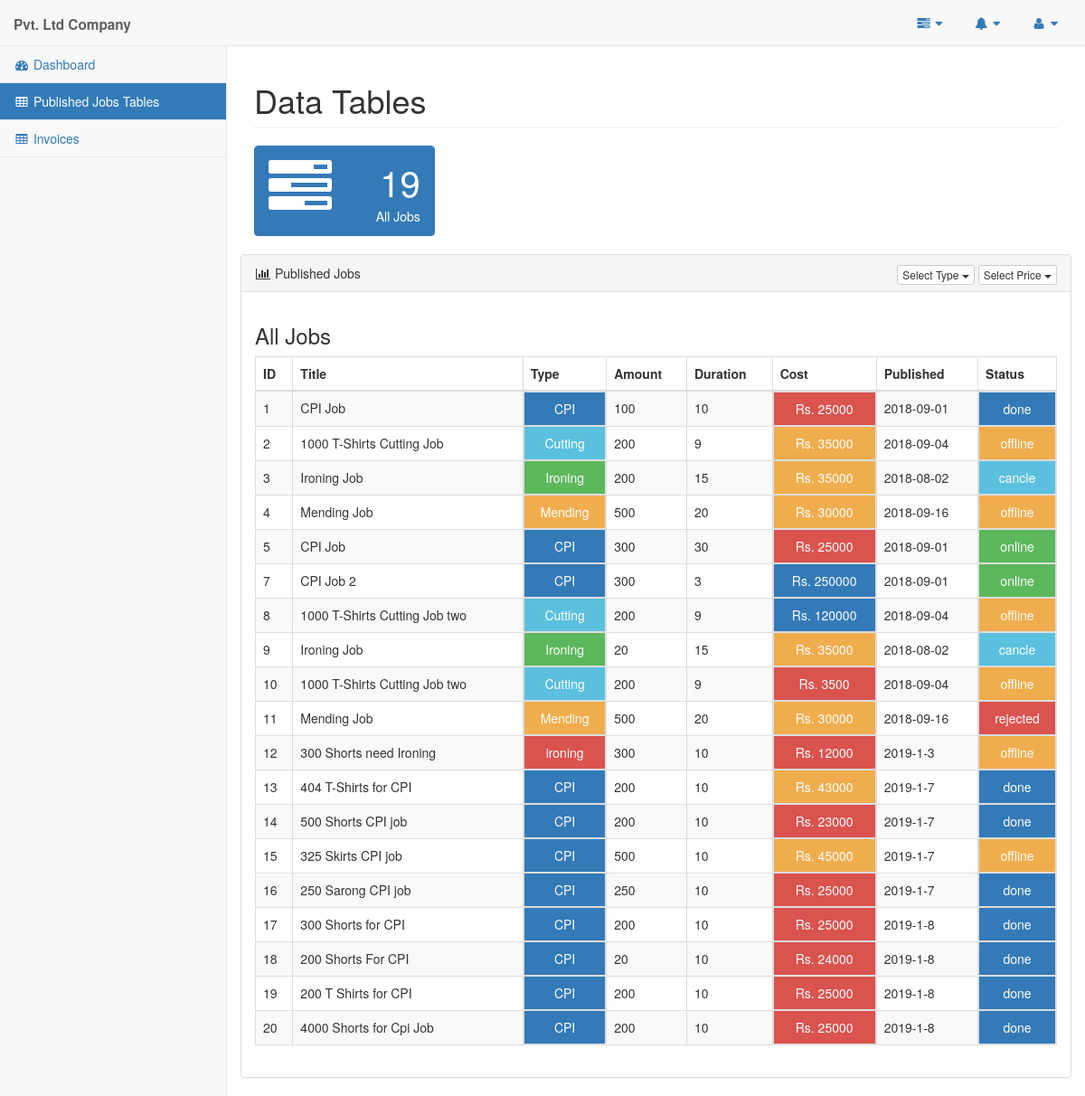
The app's page /pages/company_tables.php, older data.
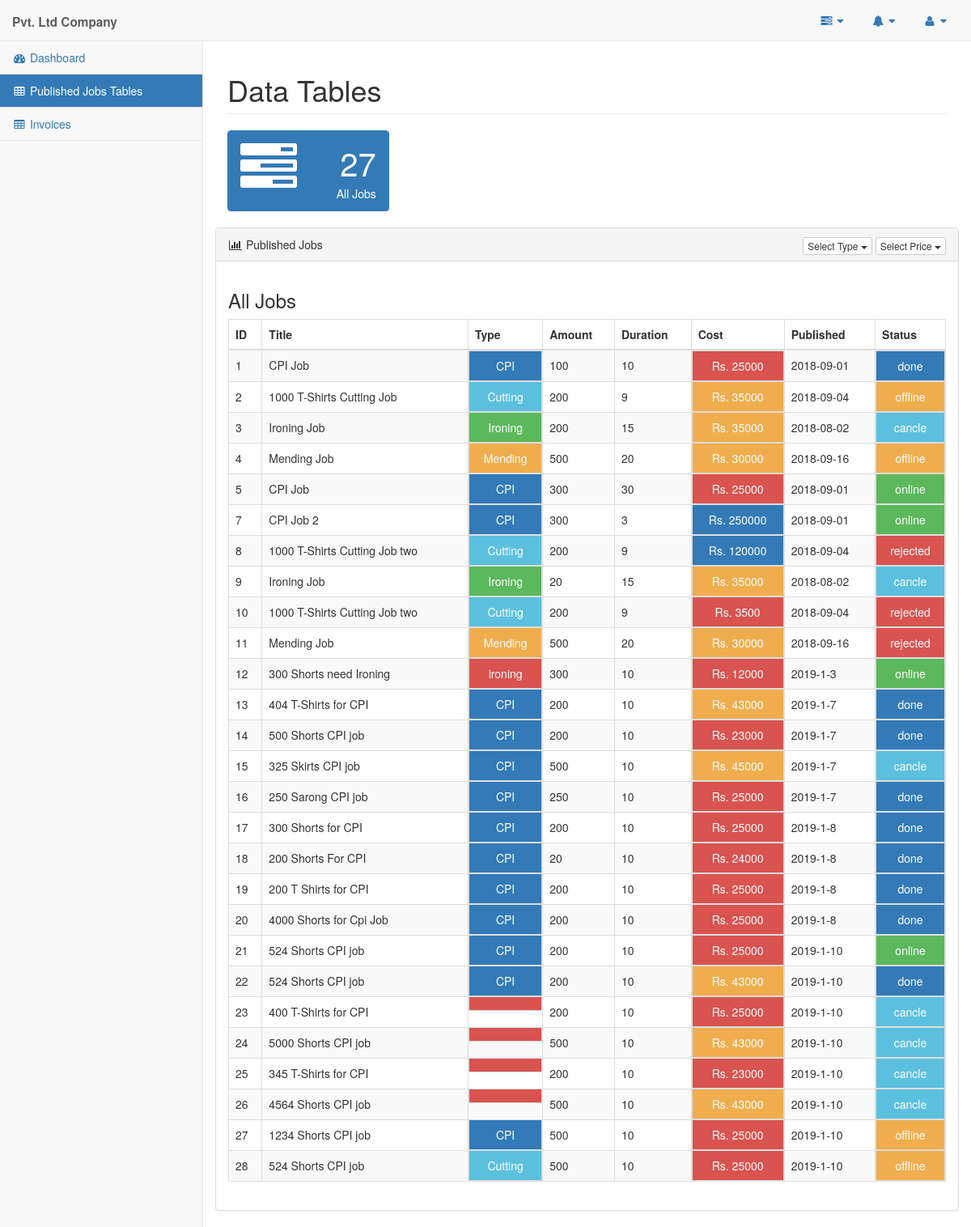
The same page, newer data.
### tables this page shows
CREATE TABLE `company_job` (
  `jobID` int(11) NOT NULL,
  `jobTitle` varchar(45) DEFAULT NULL,
  `jobType` varchar(45) DEFAULT NULL,
  `jobAmount` varchar(45) DEFAULT NULL,
  `jobPeriod` varchar(45) DEFAULT NULL,
  `jobPrice` int(45) DEFAULT NULL,
  `jobDate` varchar(45) DEFAULT NULL,
  `jobStatus` varchar(45) DEFAULT NULL,
  `comID` varchar(10) NOT NULL,
  `supID` varchar(45) NOT NULL
);

### pages/query_boxes/company_all_published_jobs.php (the view)
<?php
    $queryJob="SELECT * FROM company_job";
    $resultJob=mysqli_query($conn,$queryJob);
    if(mysqli_num_rows($resultJob)>0){
        while($rowJob=mysqli_fetch_assoc($resultJob)){
            $status="danger";
            if($rowJob['jobStatus']=="offline"){
                $status="warning";
            }else if($rowJob['jobStatus']=="online"){
                $status="success";
            }else if($rowJob['jobStatus']=="cancle"){
                $status="info";
            }else if($rowJob['jobStatus']=="rejected"){
                $status="danger";
            }else if($rowJob['jobStatus']=="done"){
                $status="primary";
            }
            $cost="danger";
            if($rowJob['jobPrice']>100000){
                $cost="primary";
            }else if($rowJob['jobPrice']>75000){
                $cost="info";
            }else if($rowJob['jobPrice']>50000){
                $cost="success";
            }else if($rowJob['jobPrice']>25000){
                $cost="warning";
            }
            $type="danger";
            if($rowJob['jobType']=="CPI"){
                $type="primary";
            }else if($rowJob['jobType']=="Cutting"){
                $type="info";
            }else if($rowJob['jobType']=="Ironing"){
                $type="success";
            }else if($rowJob['jobType']=="Mending"){
                $type="warning";
            }
            echo "<tr>
                    <td>".$rowJob['jobID']."</td>
                    <td>".$rowJob['jobTitle']."</td>
                    <td class='btn btn-$type' style='width:100%;border-radius:0'>".$rowJob['jobType']."</td>
                    <td>".$rowJob['jobAmount']."</td>
                    <td>".$rowJob['jobPeriod']."</td>
                    <td class='btn btn-$cost' style='width:100%;border-radius:0'>Rs. ".$rowJob['jobPrice']."</td>
                    <td>".$rowJob['jobDate']."</td>
                    <td class='btn btn-$status' style='width:100%;border-radius:0'>".$rowJob['jobStatus']."</td>
                </tr>";
        }
    }
?>

### pages/company_tables.php (shortened to what this page needs)
<!DOCTYPE html>
<html lang="en">
<head>
    <link href="vendor/bootstrap/css/bootstrap.min.css" rel="stylesheet">
    <link href="vendor/metisMenu/metisMenu.min.css" rel="stylesheet">
    <link href="../dist/css/sb-admin-2.css" rel="stylesheet">
    <link href="vendor/morrisjs/morris.css" rel="stylesheet">
    <link href="vendor/font-awesome/css/font-awesome.min.css" rel="stylesheet" type="text/css">
</head>
<body>
    <div id="wrapper">
        <nav class="navbar navbar-default navbar-static-top" role="navigation" style="margin-bottom: 0">
            <div class="navbar-header">
                <a class="navbar-brand" href="#"><strong><?=$_SESSION['userName']?><Small> Pvt. Ltd Company</Small></strong></a>
            </div>
            <ul class="nav navbar-top-links navbar-right">
                <li class="dropdown">
                    <a class="dropdown-toggle" data-toggle="dropdown" href="#">
                        <i class="fa fa-tasks fa-fw"></i> <i class="fa fa-caret-down"></i>
                    </a>
                </li>
                <li class="dropdown">
                    <a class="dropdown-toggle" data-toggle="dropdown" href="#">
                    <span class id="count" ></span><i class="fa fa-bell fa-fw"></i> <i class="fa fa-caret-down"></i>
                    </a>
                </li>
                <li class="dropdown">
                    <a class="dropdown-toggle" data-toggle="dropdown" href="#">
                        <i class="fa fa-user fa-fw"></i> <i class="fa fa-caret-down"></i>
                    </a>
                </li>
            </ul>
            <div class="navbar-default sidebar" role="navigation">
                <div class="sidebar-nav navbar-collapse">
                    <ul class="nav" id="side-menu">
                        <li>
                            <a href="./company.php"><i class="fa fa-dashboard fa-fw"></i> Dashboard</a>
                        </li>
                        <li class="bg-primary">
                            <a style="color:white" href="#"><i class="fa fa-table fa-fw"></i> Published Jobs Tables</a>
                        </li>
                        <li>
                            <a href="./company_invoices.php"><i class="fa fa-table fa-fw"></i> Invoices</a>
                        </li>
                    </ul>
                </div>
            </div>
        </nav>
        <div id="page-wrapper">
            <div class="row">
                <div class="col-lg-12">
                    <h1 class="page-header">Data Tables</h1>
                </div>
            </div>
           <div class="row">
                <div class="col-lg-3 col-md-6">
                    <div class="panel panel-primary" >
                        <div class="panel-heading">
                            <div class="row">
                                <div class="col-xs-3">
                                    <i class="fa fa-tasks fa-5x"></i>
                                </div>
                                <div class="col-xs-9 text-right">
                                    <div class="huge">
                                    <?php
                                        require_once '../db_config/config.php';
                                        require_once './query_boxes/company_all_jobs_count.php';
                                    ?>  </div>
                                    <div>All Jobs</div>
                                </div>
                            </div>
                        </div>
                    </div>
                </div>
            </div>
             <div class="row">
            <div id="published" class="row">
                <div class="col-lg-12">
                    <div class="panel panel-default">
                       <div class="panel-heading">
                            <i class="fa fa-bar-chart-o fa-fw"></i> Published Jobs
                            <div class="pull-right">
                                <div class="btn-group">
                                    <button type="button" class="btn btn-default btn-xs dropdown-toggle" data-toggle="dropdown">
                                        Select Type
                                        <span class="caret"></span>
                                    </button>
                                </div>
                                <div class="btn-group">
                                    <button type="button" class="btn btn-default btn-xs dropdown-toggle" data-toggle="dropdown">
                                        Select Price
                                        <span class="caret"></span>
                                    </button>
                                </div>
                            </div>
                        </div>
                        <div class="panel-body" id="all">
                            <div class="row">
                                <div class="col-lg-12">
                                    <h3>All Jobs</h3>
                                    <div class="table-responsive">
                                        <table class="table table-bordered table-hover table-striped">
                                            <thead>
                                                <tr>
                                                    <th>ID</th>
                                                    <th>Title</th>
                                                    <th>Type</th>
                                                    <th>Amount</th>
                                                    <th>Duration</th>
                                                    <th>Cost</th>
                                                    <th>Published</th>
                                                    <th>Status</th>
                                                </tr>
                                            </thead>
                                            <tbody>
                                                 <?php
                                                        require_once('../db_config/config.php');
                                                        require_once('./query_boxes/company_all_published_jobs.php');
                                                ?>
                                            </tbody>
                                        </table>
                                    </div>
                                </div>
                            </div>
                        </div>
                    </div>
                </div>
                 </div>
            </div>
        </div>
    </div>
</body>
</html>

### pages/query_boxes/company_all_jobs_count.php
<?php
    $query="SELECT COUNT(jobID) AS jobCount FROM company_job";
    $result=mysqli_query($conn,$query);
    if(mysqli_num_rows($result)>0){
        $row=mysqli_fetch_assoc($result);
        echo $row['jobCount'];
    }
?>

Row changes from the older to the newer data that the page shows:
changed company_job id 8: jobStatus "offline" → "rejected"
changed company_job id 10: jobStatus "offline" → "rejected"
changed company_job "300 Shorts need Ironing": jobStatus "offline" → "online"
changed company_job "325 Skirts CPI job": jobStatus "offline" → "cancle"
added company_job: jobID "21", jobTitle "524 Shorts CPI job", jobType "CPI", jobAmount "200", jobPeriod "10", jobPrice "25000", jobDate "2019-1-10", jobStatus "online"
added company_job: jobID "22", jobTitle "524 Shorts CPI job", jobType "CPI", jobAmount "200", jobPeriod "10", jobPrice "43000", jobDate "2019-1-10", jobStatus "done"
added company_job: jobID "23", jobTitle "400 T-Shirts for CPI", jobAmount "200", jobPeriod "10", jobPrice "25000", jobDate "2019-1-10", jobStatus "cancle"
added company_job: jobID "24", jobTitle "5000 Shorts CPI job", jobAmount "500", jobPeriod "10", jobPrice "43000", jobDate "2019-1-10", jobStatus "cancle"
added company_job: jobID "25", jobTitle "345 T-Shirts for CPI", jobAmount "200", jobPeriod "10", jobPrice "23000", jobDate "2019-1-10", jobStatus "cancle"
added company_job: jobID "26", jobTitle "4564 Shorts CPI job", jobAmount "500", jobPeriod "10", jobPrice "43000", jobDate "2019-1-10", jobStatus "cancle"
added company_job: jobID "27", jobTitle "1234 Shorts CPI job", jobType "CPI", jobAmount "500", jobPeriod "10", jobPrice "25000", jobDate "2019-1-10", jobStatus "offline"
added company_job: jobID "28", jobTitle "524 Shorts CPI job", jobType "Cutting", jobAmount "500", jobPeriod "10", jobPrice "25000", jobDate "2019-1-10", jobStatus "offline"
Text that changed along with them:
$row['jobCount']: "19" → "27"
